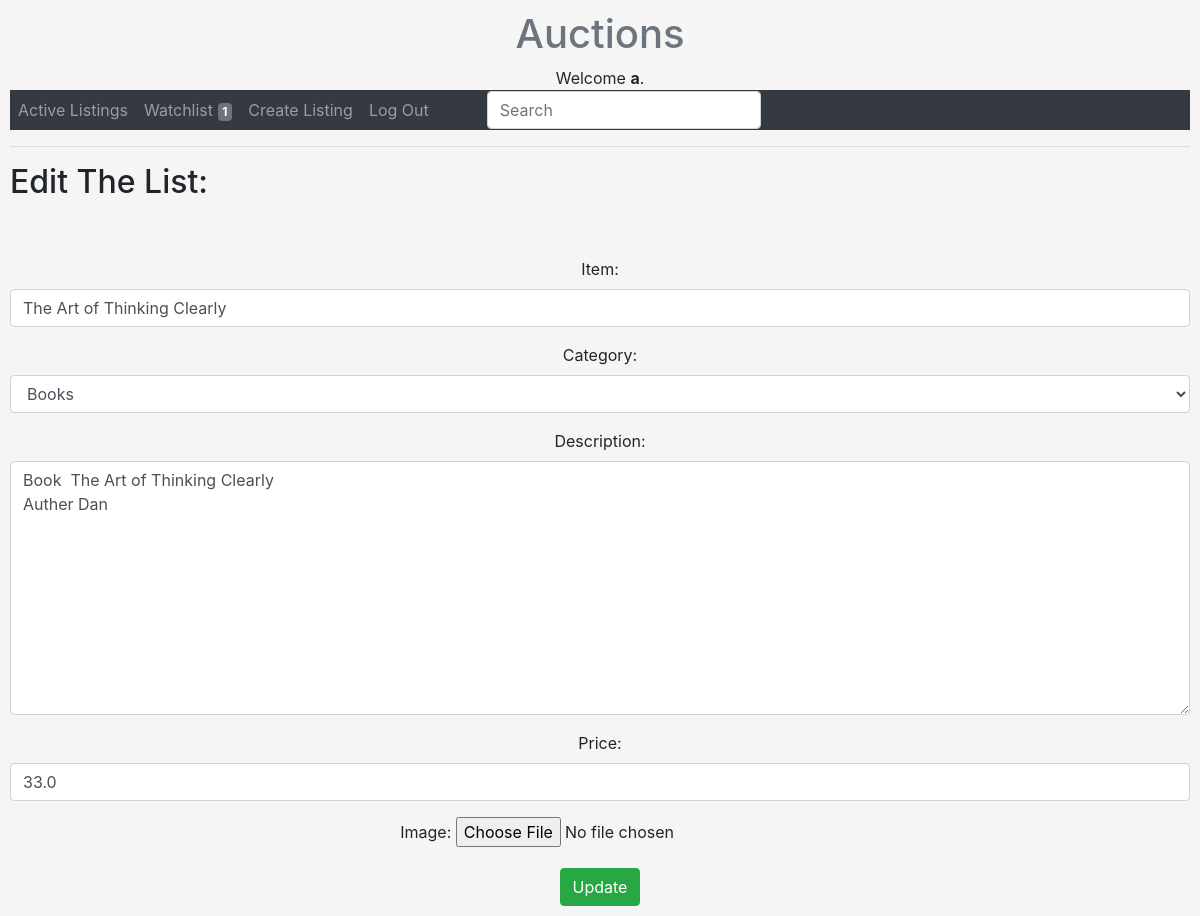
The app's page /auctions/edit/8 (signed in) with its own data.
### auctions/models.py (models this page shows, shortened)
class User(AbstractUser):
    pass

class Listing(models.Model):
    owner = models.ForeignKey(User, on_delete=models.CASCADE, related_name='owner')
    item = models.CharField(max_length=64)
    description = models.TextField(max_length=256)
    time = models.DateTimeField(auto_now_add=True)
    category = models.CharField(max_length=255, default='')
    image = models.ImageField( null=True, blank=True, upload_to='media/')
    price = models.FloatField(validators = [MinValueValidator(1)])
    final_bid = models.ForeignKey(Bid, on_delete=models.CASCADE, related_name='final_bid', blank=True, null=True)
    closed = models.BooleanField(default=False)
    bids = models.ManyToManyField(Bid, blank=True, related_name="bids")

### auctions/views.py (the view)
# urls.py: path("auctions/edit/<int:pk>", edit.as_view(), name="Edit_list"),
class edit(UpdateView):
    model = Listing
    template_name = 'auctions/edit.html'
    form_class = PostForm

### auctions/forms.py
class PostForm(forms.ModelForm):
    class Meta:
        model = Listing
        fields = ('owner','item', 'category', 'description', 'price', 'image')
        widgets = {
        'item': forms.TextInput(attrs={'class': 'form-control'}),     #'item': forms.TextInput(attrs={'class': 'form-control','placeholder': choice}),    ::: to see what inside choice(kind of debug :)
        'description': forms.Textarea(attrs={'class': 'form-control'}),
        'category' : forms.Select(choices=choice_list, attrs={'class' : 'form-control'}),
        'price': forms.NumberInput(attrs={'class': 'form-control'}),
        'owner': forms.TextInput(attrs={'class': 'form-control', 'value': '', 'id':'owner', 'type': 'hidden'}),
        }

### auctions/templates/auctions/edit.html (shortened to what this page needs)
{% extends 'auctions/layout.html' %}
{% block body %}
<h2 style="text-align:left">Edit The List: </h2>
{% if user.is_authenticated %}
  {% if user.id == listing.owner.id %}
    <div class=" ">
    <form method="POST" enctype="multipart/form-data">
        <br><br>
        {{ form.as_p}}
        <button class="btn btn-success" > Update </button>
    </form>
    </div>
  {% endif %}
{% endif %}
{% endblock %}

### auctions/templates/auctions/layout.html (shortened to what this page needs)
{% load static %}
<!DOCTYPE html>
<html lang="en">
    <head >
        <link rel="stylesheet" href="https://stackpath.bootstrapcdn.com/bootstrap/4.4.1/css/bootstrap.min.css">
        <link href="{% static 'auctions/styles.css' %}" rel="stylesheet">
    </head>
    <body style="background-color:#F5F5F5;text-align:center;" >
    <div class="text-muted">
        <h1 style="text-align:center; ">Auctions</h1>
    </div>
        <div>
            {% if user.is_authenticated %}
                Welcome  <strong>{{ user.username }}</strong>.
            {% else %}
                Not signed in.
            {% endif %}
        </div>
        <nav class="nabar navbar-expand-lg navbar-dark bg-dark ">
        <ul class="navbar-nav mr-auto  navbar-dark ">
            <li class="nav-item">
                <a class="nav-link" href="{% url 'index' %}">Active Listings</a>
            </li>
             {% if user.is_authenticated %}
                <li class="nav-item">
                    <a class="nav-link" href="{% url 'watchlist' %}">Watchlist <span class="badge badge-secondary">{{ user.watchlist.count }}</span></a>
                </li>
                <li class="nav-item">
                    <a class="nav-link" href="{% url 'new_listing' %}">Create Listing</a>
                </li>
                <li class="nav-item">
                    <a class="nav-link" href="{% url 'logout' %}">Log Out </a>
                </li>
                <div class="a">
                <form class="form-inline">
                    <input class="form-control mr-sm-2" type="search" placeholder="Search" aria-label="Search">
                </form>
                </div>
            {% endif %}
        </ul>
        </nav>
        <hr>
        {% block body %}
        {% endblock %}
    </body>
</html>

### auctions/static/auctions/styles.css (style rules this page uses)
body { padding: 10px; }

### auctions/templates/auctions/layout.html (style rules this page uses)
div.a { text-align: right; padding-left: 50px; padding-top: 1px; }

### records on screen
User: username "a", watchlist.count "1"
Listing: item "The Art of Thinking Clearly", category "Books", description "Book The Art of Thinking Clearly Auther Dan", price "33.0"
